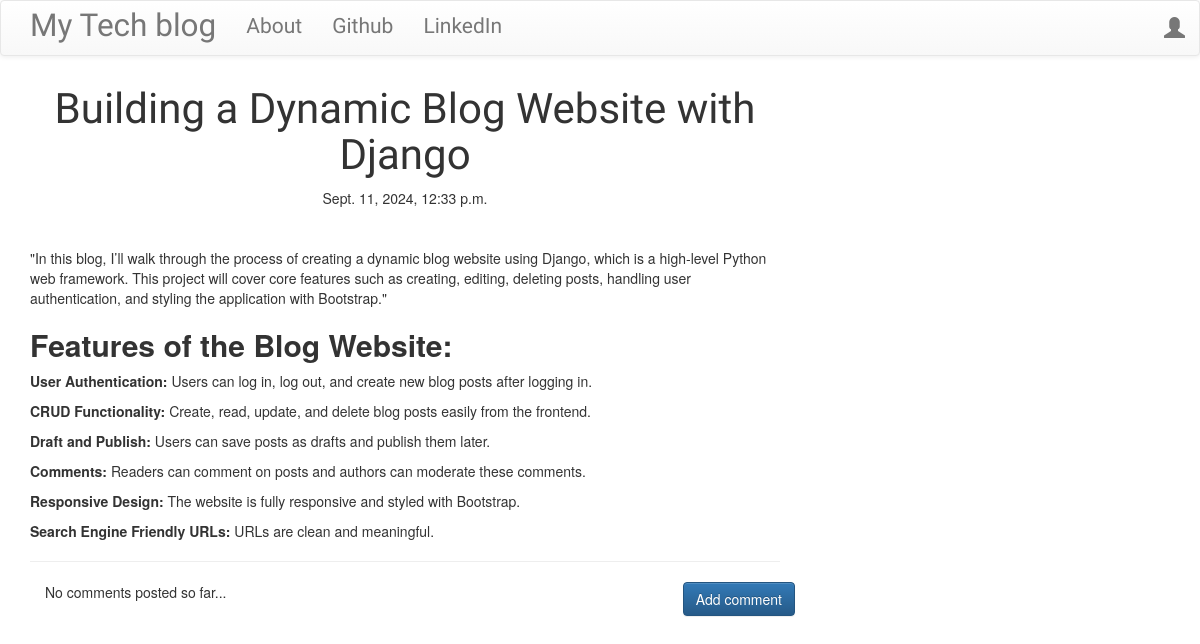
The page /post/8/ on the database as committed earlier.
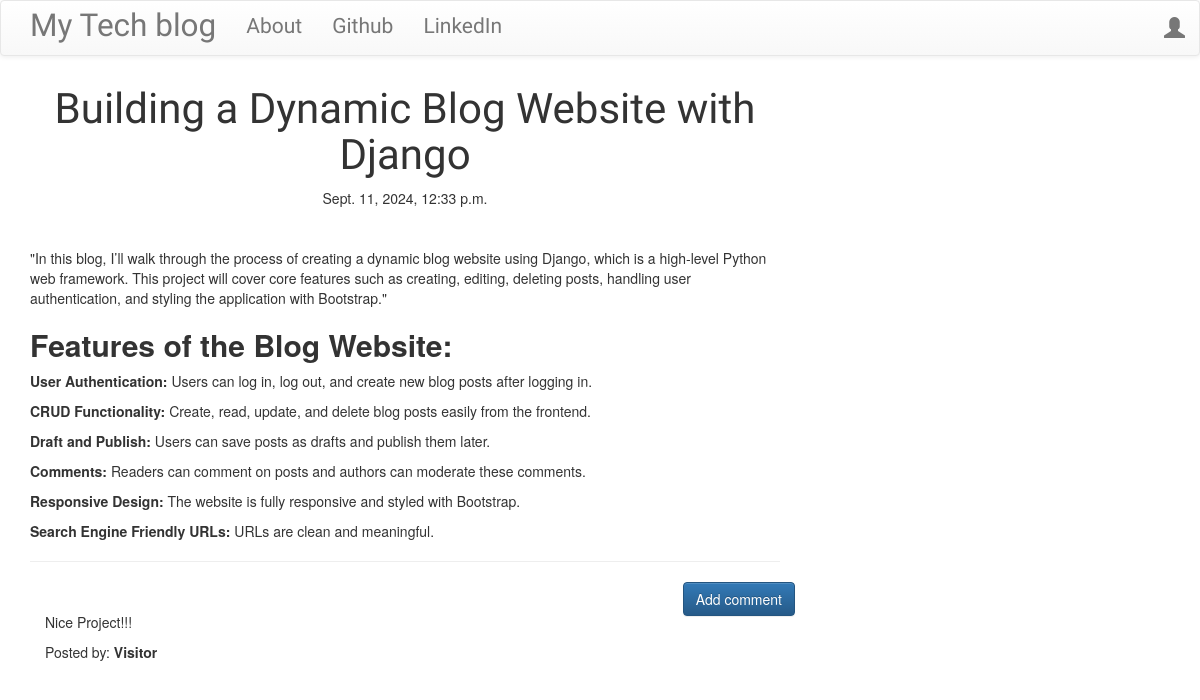
The same page on the database as committed later.
### blog/models.py (models this page shows, shortened)
class Post(models.Model):
    author = models.ForeignKey('auth.User', on_delete=models.CASCADE)
    title = models.CharField(max_length=200)
    text = models.TextField()
    create_date = models.DateTimeField(default=timezone.now)  # No parentheses
    published_date = models.DateTimeField(blank=True, null=True)

class Comment(models.Model):
    post = models.ForeignKey('blog.Post', related_name='comments', on_delete=models.CASCADE)
    author = models.CharField(max_length=200)
    text = models.TextField()
    create_date = models.DateTimeField(default=timezone.now)  # No parentheses
    approved_comment = models.BooleanField(default=False)

### blog/views.py (the view)
# urls.py: path('post/<int:pk>/', views.PostDetailView.as_view(), name='post_detail'),
class PostDetailView(DetailView):
    model = Post

### blog/templates/blog/post_detail.html (shortened to what this page needs)
{% extends 'blog/base.html' %}
{% block content %}
    <h1 class='posttitle loader'>{{ post.title }}</h1>
    {% if post.published_date %}
        <div class="date postdate">
            {{ post.published_date }}
        </div>
    {% else %}
        <a class="btn btn-default" href="{% url 'post_publish' pk=post.pk %}">Publish</a>
    {% endif %}
    <p class='postcontent'>{{ post.text|safe|linebreaksbr }}</p>
    <hr>
    <a class="btn btn-primary btn-comment" href="{% url 'add_comment_to_post' pk=post.pk %}">Add comment</a>
    <div class="container">
        {% for comment in post.comments.all %}
        <br>
            {% if user.is_authenticated or comment.approved_comment %}
                <p>{{ comment.text|safe|linebreaks }}</p>
                <p>Posted by: <strong>{{ comment.author }}</strong></p>
            {% endif %}
        {% empty %}
            <p>No comments posted so far...</p>
        {% endfor %}
    </div>
{% endblock %}

### blog/templates/blog/base.html (shortened to what this page needs)
<!DOCTYPE html>
{% load static %}
<html>
    <head>
        <link rel="stylesheet" href="https://maxcdn.bootstrapcdn.com/bootstrap/3.3.7/css/bootstrap.min.css">
        <link rel="stylesheet" href="https://maxcdn.bootstrapcdn.com/bootstrap/3.3.7/css/bootstrap-theme.min.css">
        <link rel="stylesheet" href="//cdn.jsdelivr.net/medium-editor/latest/css/medium-editor.min.css" type="text/css" media="screen" charset="utf-8">
        <link rel="stylesheet" href="{% static 'css/blog.css' %}">
<body class='loader'>
  <nav class="navbar navbar-default techfont custom-navbar navbar-shadowss navbar-colorss">
    <div class="container">
      <ul class="nav navbar-nav">
        <li><a class='navbar-brand bigbrand' href="{% url 'post_list' %}">My Tech blog</a></li>
        <li><a href="{% url 'about'%}">About</a></li>
        <li><a href="https://www.github.com/SaiTarunVelupuri/">Github</a></li>
        <li><a href="https://www.linkedin.com/in/sai-tarun-a19279251">LinkedIn</a></li>
      </ul>
      <ul class="nav navbar-nav navbar-right">
        {% if user.is_authenticated %}
        <li>
          <a href="{% url 'post_new' %}" >New Post</a>
        </li>
        <li>
          <a href="{% url 'post_draft_list' %}">Drafts</a>
        </li>
        <li>
          <a >Welcome: {{ user.username }}</a>
        </li>
        <li>
          <form method="post" action="{% url 'logout' %}">
            {% csrf_token %}
            <button type="submit" class="btn btn-default" style="padding: 0; border: none; background: none; color: red;">Log out</button>
          </form>
        </li>
          {% else %}
          <li><a class='nav navbar-right' href="{% url 'login' %}" ><span class="glyphicon glyphicon-user"></span></a></li>
        {% endif %}
      </ul>
  </div>
</nav>
        <div class="content container">
            <div class="row">
                <div class="col-md-8">
                  <div class="blog_posts">
                    {% block content %}
                    {% endblock %}
                  </div>
                </div>
            </div>
        </div>
</body>
</html>

### blog/static/css/blog.css (style rules this page uses)
.techfont { font-family: 'Russo One', sans-serif; font-size: 1.5em; margin-bottom: 10px; }
.postdate { text-align: center; }
.posttitle { font-family: 'Russo One', sans-serif; font-size: 3em; text-align: center; }
.postcontent { font-family: 'Montserrat'; font-size: 1.5em; }
.btn-comment { position: absolute; right: 0px; }
.bigbrand { font-size: 1.5em; }
.loader { filter:hue-rotate(0deg); color: linear-gradient(45deg,#0f8,#08f); animation:hue 5000ms infinite linear; }
.navbar-shadowss { box-shadow: 100 40px 80px rgba(0, 0, 0, 0.1); }
.navbar-colorss { color: bisque; }

Rows that differ between the two databases and show on the page:
added Comment: text "Nice Project!!!", author "Visitor"
Other text that changed with them:
text no longer shown: "No comments posted so far..."
